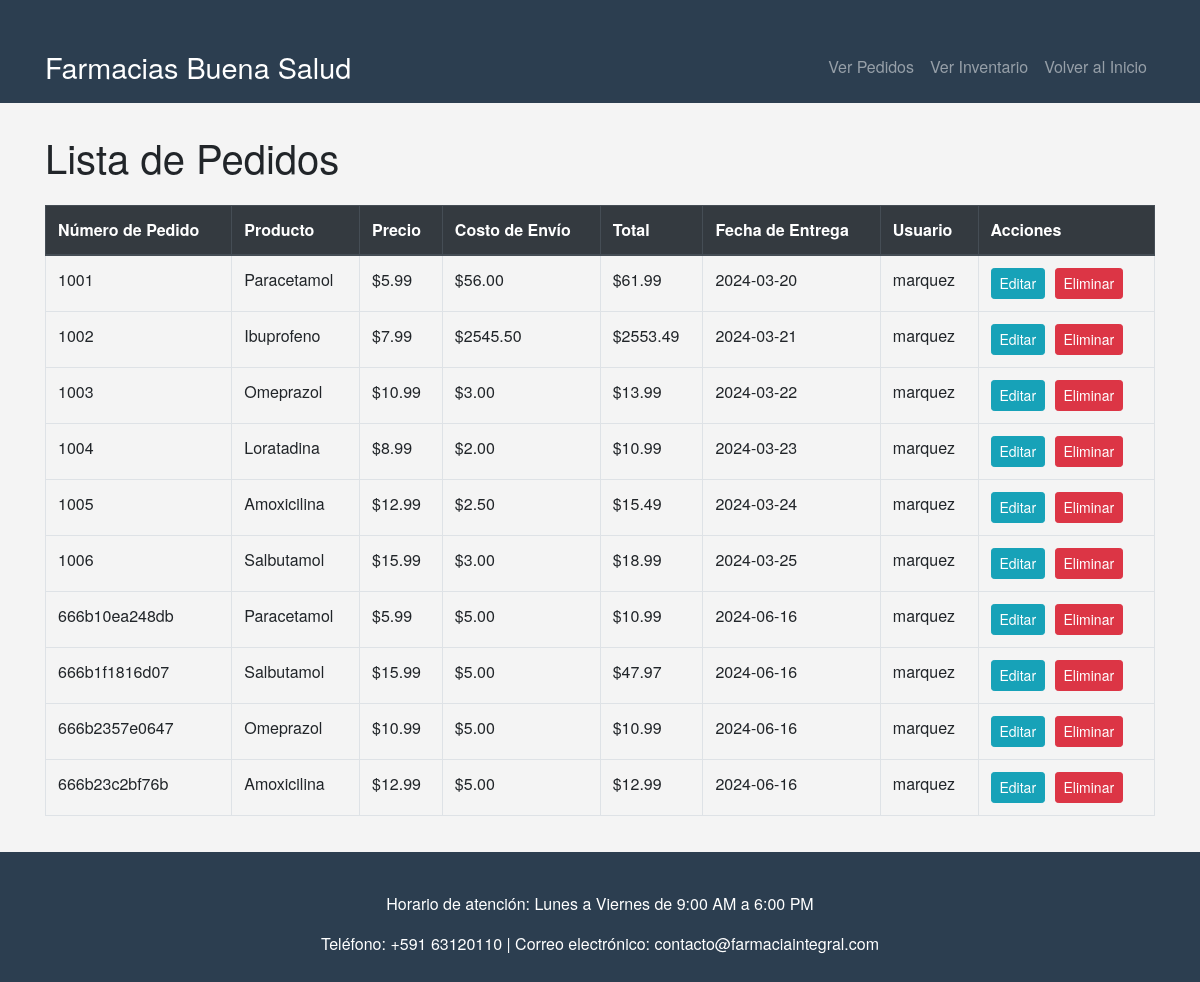
Page /pedidos_abm.php (signed in) on the committed database.
### tables this page shows
CREATE TABLE `pedidos` (
  `id` int(11) NOT NULL,
  `numero_pedido` varchar(50) NOT NULL,
  `id_producto` int(11) NOT NULL,
  `precio` decimal(10,2) NOT NULL,
  `costo_envio` decimal(10,2) DEFAULT NULL,
  `total` decimal(10,2) NOT NULL,
  `fecha_entrega` date DEFAULT NULL,
  `usuario` varchar(50) NOT NULL
);

CREATE TABLE `productos` (
  `id` int(11) NOT NULL,
  `nombre` varchar(100) NOT NULL,
  `categoria` varchar(50) NOT NULL,
  `descripcion` text NOT NULL,
  `precio` decimal(10,2) NOT NULL
);

### pedidos_abm.php (the view, shortened to what this page needs)
<!DOCTYPE html>
<html lang="es">
<head>
    <link rel="stylesheet" href="https://maxcdn.bootstrapcdn.com/bootstrap/4.5.2/css/bootstrap.min.css">
    <link rel="stylesheet" href="https://cdnjs.cloudflare.com/ajax/libs/font-awesome/5.15.3/css/all.min.css">
</head>
<body>
    <nav class="navbar navbar-expand-lg navbar-dark">
        <div class="container">
            <a class="navbar-brand" href="index.php">Farmacias Buena Salud</a>
            <ul class="navbar-nav ml-auto">
                <li class="nav-item"><a class="nav-link" href="pedidos_abm.php">Ver Pedidos</a></li>
                <li class="nav-item"><a class="nav-link" href="inventario_abm.php">Ver Inventario</a></li>
                <li class="nav-item"><a class="nav-link" href="index.php">Volver al Inicio</a></li>
            </ul>
        </div>
    </nav>
    <div class="container">
        <h1 class="my-4">Lista de Pedidos</h1>
        <?php
        $conexion = new mysqli("localhost", "marquez", "12345", "farmacia_ucb");
        $sql = "SELECT pedidos.id, pedidos.numero_pedido, productos.nombre AS nombre_producto, pedidos.precio, pedidos.costo_envio, pedidos.total, pedidos.fecha_entrega, pedidos.usuario
                FROM pedidos
                JOIN productos ON pedidos.id_producto = productos.id";
        $resultado = $conexion->query($sql);
        if ($resultado->num_rows > 0) {
            echo "<div class='table-responsive'>";
            echo "<table class='table table-bordered'>";
            echo "<thead class='thead-dark'><tr><th>Número de Pedido</th><th>Producto</th><th>Precio</th><th>Costo de Envío</th><th>Total</th><th>Fecha de Entrega</th><th>Usuario</th><th>Acciones</th></tr></thead>";
            echo "<tbody>";
            while ($fila = $resultado->fetch_assoc()) {
                echo "<tr>";
                echo "<td>" . $fila["numero_pedido"] . "</td>";
                echo "<td>" . $fila["nombre_producto"] . "</td>";
                echo "<td>$" . $fila["precio"] . "</td>";
                echo "<td>$" . $fila["costo_envio"] . "</td>";
                echo "<td>$" . $fila["total"] . "</td>";
                echo "<td>" . $fila["fecha_entrega"] . "</td>";
                echo "<td>" . $fila["usuario"] . "</td>";
                echo "<td>";
                echo "<a href='editar_pedido.php?id=" . $fila["id"] . "' class='btn btn-info btn-sm'>Editar</a> ";
                echo "<a href='eliminar_pedido.php?id=" . $fila["id"] . "' class='btn btn-danger btn-sm'>Eliminar</a>";
                echo "</td>";
                echo "</tr>";
            }
            echo "</tbody>";
            echo "</table>";
            echo "</div>";
        } else {
            echo "<div class='alert alert-info' role='alert'>No se encontraron pedidos.</div>";
        }
        ?>
    </div>
    <footer class="footer">
        <div class="container">
            <p>Horario de atención: Lunes a Viernes de 9:00 AM a 6:00 PM</p>
            <p>Teléfono: +591 63120110 | Correo electrónico: contacto@farmaciaintegral.com</p>
        </div>
    </footer>
</body>
</html>

### pedidos_abm.php (style rules this page uses)
body { font-family: 'Helvetica Neue', Arial, sans-serif; background-color: #f4f4f4; margin: 0; padding: 0; }
.navbar { background-color: #2c3e50; padding: 10px 0; }
.navbar a { color: #fff; }
.navbar-brand { font-size: 1.8em; }
.container { margin-top: 30px; }
.table-responsive { margin-top: 20px; }
.btn-info { margin-right: 5px; }
.footer { background-color: #2c3e50; color: white; padding: 10px 0; text-align: center; margin-top: 20px; }

### rows in the picture
pedidos: numero_pedido "1001", id_producto.nombre "Paracetamol", precio "5.99", costo_envio "56.00", total "61.99", fecha_entrega "2024-03-20", usuario "marquez"
pedidos: numero_pedido "1002", id_producto.nombre "Ibuprofeno", precio "7.99", costo_envio "2545.50", total "2553.49", fecha_entrega "2024-03-21", usuario "marquez"
pedidos: numero_pedido "1003", id_producto.nombre "Omeprazol", precio "10.99", costo_envio "3.00", total "13.99", fecha_entrega "2024-03-22", usuario "marquez"
pedidos: numero_pedido "1004", id_producto.nombre "Loratadina", precio "8.99", costo_envio "2.00", total "10.99", fecha_entrega "2024-03-23", usuario "marquez"
pedidos: numero_pedido "1005", id_producto.nombre "Amoxicilina", precio "12.99", costo_envio "2.50", total "15.49", fecha_entrega "2024-03-24", usuario "marquez"
pedidos: numero_pedido "1006", id_producto.nombre "Salbutamol", precio "15.99", costo_envio "3.00", total "18.99", fecha_entrega "2024-03-25", usuario "marquez"
pedidos: numero_pedido "666b10ea248db", id_producto.nombre "Paracetamol", precio "5.99", costo_envio "5.00", total "10.99", fecha_entrega "2024-06-16", usuario "marquez"
pedidos: numero_pedido "666b1f1816d07", id_producto.nombre "Salbutamol", precio "15.99", costo_envio "5.00", total "47.97", fecha_entrega "2024-06-16", usuario "marquez"
pedidos: numero_pedido "666b2357e0647", id_producto.nombre "Omeprazol", precio "10.99", costo_envio "5.00", total "10.99", fecha_entrega "2024-06-16", usuario "marquez"
pedidos: numero_pedido "666b23c2bf76b", id_producto.nombre "Amoxicilina", precio "12.99", costo_envio "5.00", total "12.99", fecha_entrega "2024-06-16", usuario "marquez"
